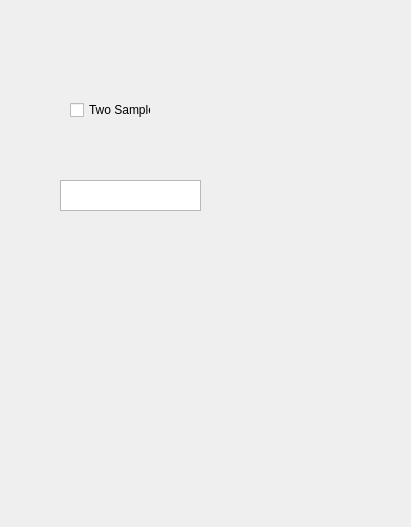
<?xml version="1.0" encoding="UTF-8"?>
<ui version="4.0">
 <class>Form</class>
 <widget class="QWidget" name="Form">
  <property name="geometry">
   <rect>
    <x>0</x>
    <y>0</y>
    <width>411</width>
    <height>527</height>
   </rect>
  </property>
  <property name="windowTitle">
   <string>Form</string>
  </property>
  <widget class="QTextEdit" name="textEdit">
   <property name="geometry">
    <rect>
     <x>60</x>
     <y>180</y>
     <width>141</width>
     <height>31</height>
    </rect>
   </property>
  </widget>
  <widget class="QCheckBox" name="checkBox_twoSample">
   <property name="geometry">
    <rect>
     <x>70</x>
     <y>100</y>
     <width>81</width>
     <height>20</height>
    </rect>
   </property>
   <property name="text">
    <string>Two Sample</string>
   </property>
  </widget>
 </widget>
 <resources/>
 <connections/>
</ui>
